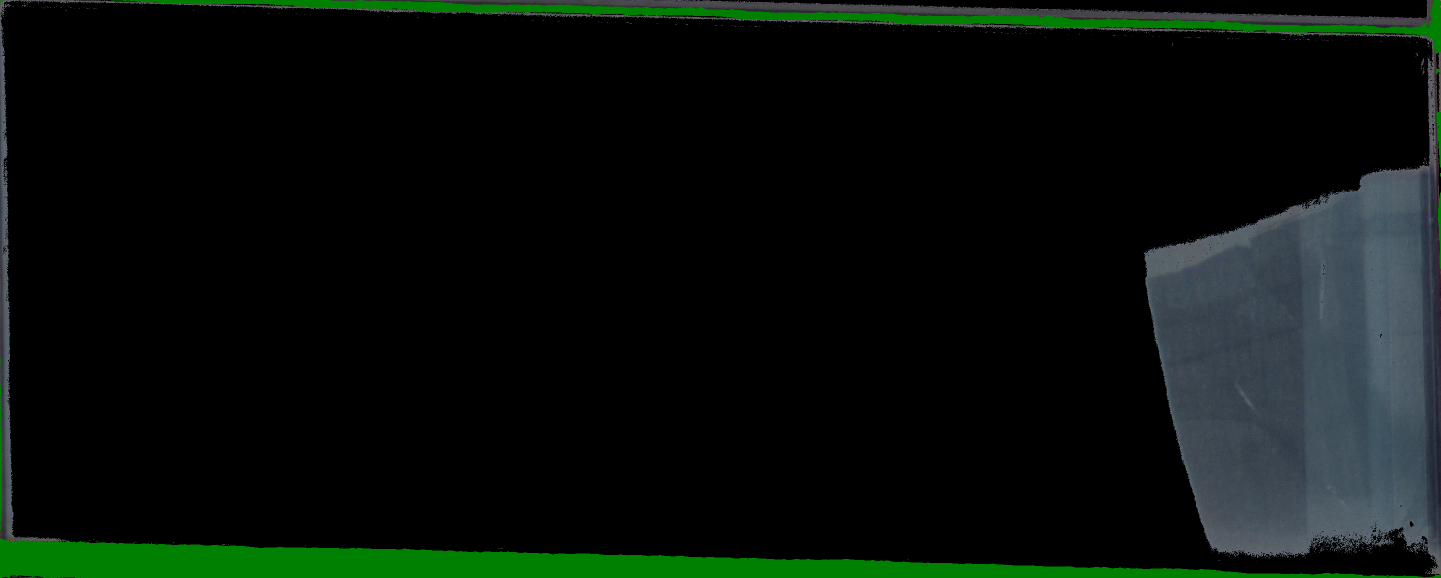
#> input picture 分割玻璃的处理/split/s1.png, 2881 x 1156 px, given in place of split1.png, which was not available (shown at 1/2 size)
$ python match.py
#> lines starting #> are read from the running program, lines starting #| are printed output that depends on the picture; after the words box and inside, x2 and y2 are one past the last pixel; in counts of white or black regions, pixels touching at a corner belong together; pictures that were not available may be replaced by others from this repository, and a replacement may not be noted
#> further down, image is the input picture: shape (1156, 2881, 3); mean B, G, R 11.5, 16.3, 8.9
### 分割玻璃的处理/split.py
"""
该脚本用于分割出图像中每一扇窗户。只保留完整的窗户。
"""

import cv2


def split_glass_wall(image):
    """
    该函数用于将玻璃幕墙图像分割为一扇扇窗户。

    参数:
    - image: 玻璃幕墙图像（已完成反射分割和边框检测）。

    返回值:
    - cropped_images: 裁剪后的窗户图像列表。
    - cropped_positions: 裁剪后的窗户位置信息 (x, y) 列表。
    - adjacency_dict: 图片的邻接关系字典。
    """

    # 转换为灰度图
    gray_image = cv2.cvtColor(image, cv2.COLOR_BGR2GRAY)
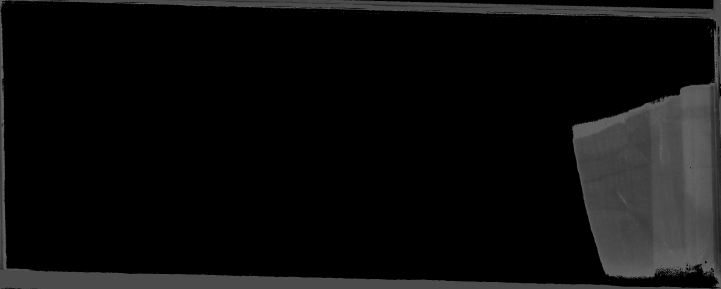
#> gray_image: shape (1156, 2881) (shown at 1/4 size); min 0, max 103, mean 13.5

    # 阈值化处理 (green has medium intensity on grayscale)
    _, thresh = cv2.threshold(gray_image, 0, 255, cv2.THRESH_BINARY)
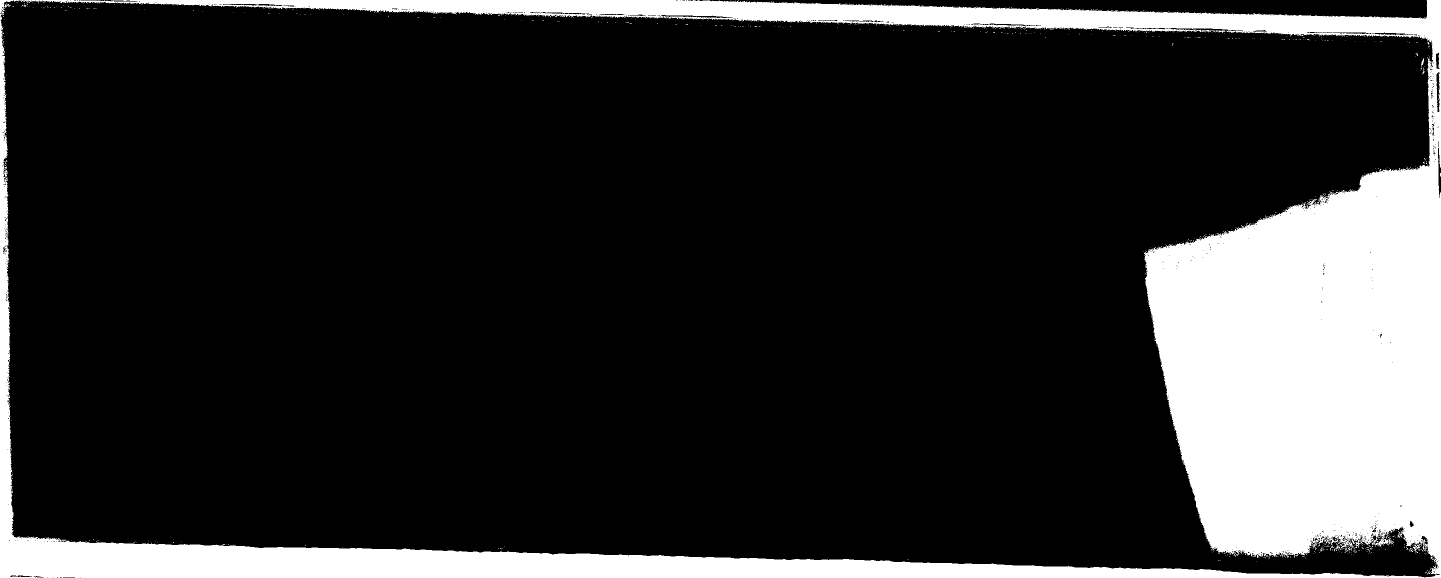
#> thresh: shape (1156, 2881) (shown at 1/2 size); 17.8% white; 611 white regions (604 under 20 px)

    # 树检索方法去查询轮廓
    contours, _ = cv2.findContours(thresh, cv2.RETR_TREE, cv2.CHAIN_APPROX_NONE)
#> contours = 1452 contours, 1402 with area under 20; largest, box (x1, y1, x2, y2) and area: (0, 0, 2881, 1156) 3297718, (0, 0, 2881, 1156) 2712973, (1321, 29, 1466, 37) 473, (2872, 143, 2880, 225) 434, (445, 7, 566, 13) 362
    contours = [c for c in contours]

    # 定义了一个函数来过滤掉面积小于指定最小值的轮廓。
    def filter_contours_by_area(contours, min_area):
        return [c for c in contours if cv2.contourArea(c) > min_area]

    # 找到面积最大的轮廓并删除它
    max_contour = max(contours, key=cv2.contourArea)
#> max_contour = contour of 8479 points, box (x1, y1, x2, y2) (0, 0, 2881, 1156), area 3297718
    contours = [c for c in contours if c is not max_contour]
#> contours = 1451 contours, 1402 with area under 20; largest, box (x1, y1, x2, y2) and area: (0, 0, 2881, 1156) 2712973, (1321, 29, 1466, 37) 473, (2872, 143, 2880, 225) 434, (445, 7, 566, 13) 362, (1946, 46, 2063, 53) 332

    # 使用删除后的最大面积作为新的面积标准
    max_area = cv2.contourArea(max(contours, key=cv2.contourArea))
#> max_area = 2712973
    min_area = 0.9 * max_area  # 90% of the max contour area
#> min_area = 2441675.7

    filtered_contours = filter_contours_by_area(contours, min_area)
#> filtered_contours = 1 contour; box (x1, y1, x2, y2) and area: (0, 0, 2881, 1156) 2712973

    # 存储裁剪窗户的位置信息(x, y)
    cropped_positions = []

    def crop_image_by_contour(image, contour):
        x, y, w, h = cv2.boundingRect(contour)
        cropped_positions.append((x, y))
        return image[y:y + h, x:x + w]

    cropped_images = [crop_image_by_contour(image, c) for c in filtered_contours]
#> cropped_images = 1 item

    # --------------------相邻性判断-------------------------------------
    # 判断box2相对于box1的方向
    # [25 lines left out: functions are_adjacent, invert_direction, not called in this run]

    bounding_boxes = [cv2.boundingRect(c) for c in filtered_contours]
#> bounding_boxes = [(0, 0, 2881, 1156)]

    # 利用字典存储相邻的信息及其位置关系
    adjacency_dict = {i: {'left': [], 'right': [], 'up': [], 'down': []} for i in range(len(bounding_boxes))}
#> adjacency_dict = 1 item

    for i in range(len(bounding_boxes)):
        for j in range(i + 1, len(bounding_boxes)):
            direction = are_adjacent(bounding_boxes[i], bounding_boxes[j])
            if direction:
                adjacency_dict[i][direction].append(j)
                adjacency_dict[j][invert_direction(direction)].append(i)
#> this loop made 1 pass

    return cropped_images, cropped_positions, adjacency_dict


# [26 lines that do not run on import are left out]

    # [5 lines of commented-out code are left out]

### 分割玻璃的处理/crop.py
"""
该脚本用于裁剪掉图像中可能存在的绿色窗框部分，方便计算反射边缘坐标。
"""

import cv2
import numpy as np


def crop_green_edges(image):
    """
    该函数用于裁剪掉分割图像中可能存在的绿色窗框部分。

    参数:
    - image: 分割后的图像。

    返回值:
    - cropped_image: 裁剪掉绿色窗框的图像。
    - relative_position: 相对位置信息 (relative_x, relative_y)。
    """

    # 将图像转换为HSV色彩空间
    hsv = cv2.cvtColor(image, cv2.COLOR_BGR2HSV)

    # 定义绿色范围
    lower_green = np.array([35, 50, 50])
    upper_green = np.array([85, 255, 255])

    # 创建掩码
    mask = cv2.inRange(hsv, lower_green, upper_green)

    # 找到绿色边缘的坐标
    up_edge = 0
    down_edge = image.shape[0]
    left_edge = 0
    right_edge = image.shape[1]

    # 上边缘
    for i in range(int(0.1 * image.shape[0])):
        if np.any(mask[i]):
            up_edge = i

    # 下边缘
    for i in range(image.shape[0]-1, int(0.9 * image.shape[0]), -1):
        if np.any(mask[i]):
            down_edge = i

    # 左边缘
    for i in range(int(0.08 * image.shape[1])):
        if np.any(mask[:, i]):
            left_edge = i

    # 右边缘
    for i in range(image.shape[1]-1, int(0.92 * image.shape[1]), -1):
        if np.any(mask[:, i]):
            right_edge = i

    # 偏移
    offset = 14

    # 裁剪图像
    cropped_image = image[up_edge + offset:down_edge - offset, left_edge + offset:right_edge - offset]

    # 相对位置信息
    relative_x = left_edge + offset
    relative_y = up_edge + offset
    w = right_edge - left_edge - 2 * offset
    h = down_edge - up_edge - 2 * offset
    relative_position = (relative_x, relative_y)

    return cropped_image, relative_position


# 测试
# [15 lines that do not run on import are left out]

### 分割玻璃的处理/edge.py
"""
该脚本用于计算反射图像在各边缘上的位置坐标。
"""

import cv2
import matplotlib.pyplot as plt


def detect_reflected_edges(image):
    """
    该函数用于裁剪掉分割图像中可能存在的绿色窗框部分。

    参数:
    - image: 分割且切除绿色边框后的图像。

    返回值:
    - edges: 反射图像在各边缘的坐标范围字典
    - image: 包含轮廓的图像。
    """

    # 将图像转换为灰度图
    gray = cv2.cvtColor(image, cv2.COLOR_BGR2GRAY)

    # otsu图像分割为前景和背景
    ret1, th1 = cv2.threshold(gray, 0, 255, cv2.THRESH_OTSU)

    # 找到图像的轮廓
    contours, _ = cv2.findContours(th1, cv2.RETR_EXTERNAL, cv2.CHAIN_APPROX_SIMPLE)

    # 记录反射图像的边缘坐标
    edges = {'up': [], 'left': [], 'down': [], 'right': []}

    # 遍历轮廓
    for contour in contours:
        # 初始化边缘点
        up_points = []
        down_points = []
        left_points = []
        right_points = []

        for point in contour[:, 0]:  # 遍历轮廓上的点
            x, y = point[0], point[1]

            # 判断边缘方向
            if y == 0:
                up_points.append(x)
            elif y == image.shape[0] - 1:
                down_points.append(x)
            if x == 0:
                left_points.append(y)
            elif x == image.shape[1] - 1:
                right_points.append(y)

        # 更新边缘范围
        if up_points:
            min_x, max_x = min(up_points), max(up_points)
            if max_x - min_x >= 4:
                edges['up'].append((min_x, max_x))
        if left_points:
            min_y, max_y = min(left_points), max(left_points)
            if max_y - min_y >= 4:
                edges['left'].append((min_y, max_y))
        if down_points:
            min_x, max_x = min(down_points), max(down_points)
            if max_x - min_x >= 4:
                edges['down'].append((min_x, max_x))
        if right_points:
            min_y, max_y = min(right_points), max(right_points)
            if max_y - min_y >= 4:
                edges['right'].append((min_y, max_y))

    # 绘制轮廓
    cv2.drawContours(image, contours, -1, (0, 255, 0), 2)

    return edges, image


# 测试
# [21 lines that do not run on import are left out]

### 分割玻璃的处理/match.py
"""
！！！未完成！！！
该脚本用于读取玻璃幕墙图像，判断相邻玻璃反射图像边缘坐标范围是否匹配。
"""

import cv2
from split import split_glass_wall
from crop import crop_green_edges
from edge import detect_reflected_edges


def match_two_edge(all_edges, adjacents, positions, idx, direction, tolerance=4):
    """
    该函数用于比较两个相邻玻璃的反射边缘是否一致。

    参数:
    - all_edges: 所有玻璃的边缘反射图像坐标。
    - adjacents: 当前玻璃的邻接关系。
    - positions: 所有玻璃的绝对位置。
    - idx:       当前玻璃的边缘反射图像坐标。
    - direction: 当前玻璃需要检测的边缘方向。
    - tolerance: 允许的误差范围，默认值为4

    返回值:
    - 反射边缘一致返回 True，不一致返回 False，没有邻接玻璃返回 None
    """

    # 计算反方西
    if direction == 'up':
        opposite_direction = 'down'
    elif direction == 'down':
        opposite_direction = 'up'
    elif direction == 'left':
        opposite_direction = 'right'
    elif direction == 'right':
        opposite_direction = 'left'
    else:
        return

    # 检查两个边缘是否有邻接
    for adjacent in adjacents[direction]:
        # 只检测坐标大于当前图像的，避免重复检测
        if adjacent > idx:
            # 打印当前窗户和邻接窗户边缘坐标（测试）
            print(all_edges[idx])
            print(all_edges[adjacent])

            # 当前图片反射图像存在direction边缘
            if len(all_edges[idx][direction]):
                # 邻接图片反射图像存在opposite_direction边缘
                if len(all_edges[adjacent][opposite_direction]):
                    # 比较两个邻接窗户的反射边缘相对横坐标
                    if direction == 'up' or direction == 'down':
                        # 现在只考虑边缘只有一组范围的情况，如果测试中发现可能有多段范围，再进行修改！！！
                        cur_edge_l, cur_edge_r = all_edges[idx][direction][0]
                        adj_edge_l, adj_edge_r = all_edges[adjacent][opposite_direction][0]
                        # 两个邻接窗户的横坐标
                        cur_cropped_x, _ = positions[idx]
                        adj_cropped_x, _ = positions[adjacent]
                        # 两个邻接窗户的反射边缘绝对横坐标
                        cur_l = cur_edge_l + cur_cropped_x
                        cur_r = cur_edge_r + cur_cropped_x
                        adj_l = adj_edge_l + adj_cropped_x
                        adj_r = adj_edge_r + adj_cropped_x
                        # 比较横坐标范围是否一致
                        if abs(cur_l - adj_l) < tolerance and abs(cur_r - adj_r) < tolerance:
                            return True
                        else:
                            return False

                    # 比较两个邻接窗户的反射边缘相对纵坐标
                    else:
                        # 现在只考虑边缘只有一组范围的情况，如果测试中发现可能有多段范围，再进行修改！！！
                        cur_edge_u, cur_edge_d = all_edges[idx][direction][0]
                        adj_edge_u, adj_edge_d = all_edges[adjacent][opposite_direction][0]
                        # 两个邻接窗户的纵坐标
                        _, cur_cropped_y = positions[idx]
                        _, adj_cropped_y = positions[adjacent]
                        # 两个邻接窗户的反射边缘绝对横坐标
                        cur_u = cur_edge_u + cur_cropped_y
                        cur_d = cur_edge_d + cur_cropped_y
                        adj_u = adj_edge_u + adj_cropped_y
                        adj_d = adj_edge_d + adj_cropped_y
                        # 比较横坐标范围是否一致
                        if abs(cur_u - adj_u) < tolerance and abs(cur_d - adj_d) < tolerance:
                            return True
                        else:
                            return False

                # 邻接图片反射图像不存在opposite_direction边缘
                else:
                    cur_edge_f, cur_edge_b = all_edges[idx][direction][0]
                    # 如果当前窗户边缘坐标范围小于误差允许
                    if abs(cur_edge_f - cur_edge_b) < tolerance:
                        return True
                    else:
                        return False

            # 当前图片反射图像不存在direction边缘
            else:
                # 邻接图片反射图像存在opposite_direction边缘
                if len(all_edges[adjacent][opposite_direction]):
                    adj_edge_f, adj_edge_b = all_edges[adjacent][opposite_direction][0]
                    # 如果邻接窗户边缘坐标范围小于误差允许
                    if abs(adj_edge_f - adj_edge_b) < tolerance:
                        return True
                    else:
                        return False

                # 邻接图片反射图像不存在opposite_direction边缘
                else:
                    return True
        return


def match_reflected_edges(image):
    # 获取分割后的玻璃图像并得到邻接关系字典
    cropped_images, cropped_positions, adjacency_dict = split_glass_wall(image)
#> cropped_images = 1 item; cropped_positions = [(0, 0)]; adjacency_dict = 1 item

    # 各玻璃的位置信息
    positions = []

    # 存储每个分割后图像的反射图像边缘坐标范围信息
    all_edges = {}

    for idx, img in enumerate(cropped_images):
        # 切除绿色边框
        cropped_img, relative_position = crop_green_edges(img)

        # 计算位置信息
        x, y = cropped_positions[idx]
        relative_x, relative_y = relative_position
        positions.append((x + relative_x, y + relative_y))

        # 获取反射图像边缘信息
        edges, _ = detect_reflected_edges(cropped_img)

        # 存储edges信息
        all_edges[idx] = edges
#> this loop made 1 pass
#> (lower_green in crop_green_edges, upper_green in crop_green_edges, offset in crop_green_edges, relative_x) on pass 1: ([35, 50, 50], [85, 255, 255], 14, 243)
#> pass 1, in crop_green_edges, `mask = cv2.inRange(hsv, lower_green, upper_green)`:
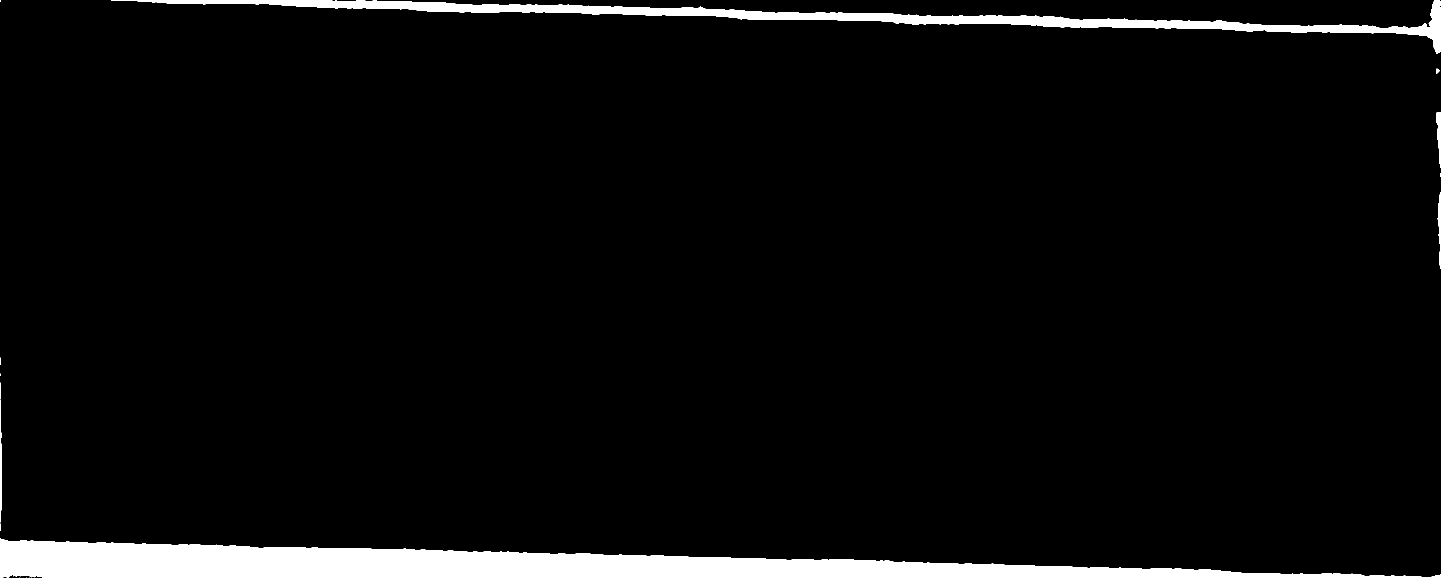
#> mask: shape (1156, 2881) (shown at 1/2 size); 4.7% white; 20 white regions (12 under 20 px), largest, box (x1, y1, x2, y2) and area: (0, 1077, 2881, 1156) 115485, (222, 0, 2881, 108) 39491, (0, 799, 4, 1045) 614
#> pass 1, in crop_green_edges, `cropped_image = image[up_edge + offset:down_edge - offset, left_edge +..`:
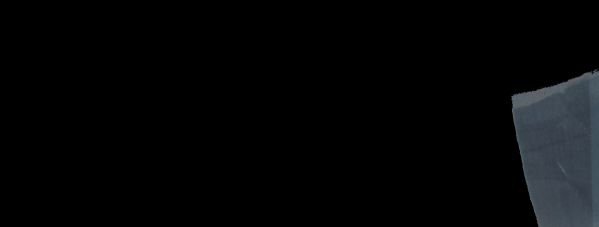
#> cropped_image: shape (906, 2394, 3) (shown at 1/4 size); mean of channels 0, 1, 2 6.8, 6, 5.1; drawn as B, G, R
#> after the loop, all_edges = 1 item; positions = [(243, 121)]

    # 打印位置信息（测试）
    print("所有玻璃位置信息（左上角坐标）：", positions)
#| 所有玻璃位置信息（左上角坐标）： [(243, 121)]

    # 比较相邻图像的反射图像边缘坐标范围是否一致
    for idx in range(len(adjacency_dict)):
        # 得到该图像的邻接关系
        adjacents = adjacency_dict[idx]

        # 检查上侧是否有邻接
        result = match_two_edge(all_edges, adjacents, positions, idx, 'up')
        if result is True:
            print("第", idx, "号和第", adjacents['up'][0], "号玻璃反射边缘一致")
        elif result is False:
            print("第", idx, "号和第", adjacents['up'][0], "号玻璃反射边缘不一致")

        # 检查下侧是否有邻接
        result = match_two_edge(all_edges, adjacents, positions, idx, 'down')
        if result is True:
            print("第", idx, "号和第", adjacents['down'][0], "号玻璃反射边缘一致")
        elif result is False:
            print("第", idx, "号和第", adjacents['down'][0], "号玻璃反射边缘不一致")

        # 检查左侧是否有邻接
        result = match_two_edge(all_edges, adjacents, positions, idx, 'left')
        if result is True:
            print("第", idx, "号和第", adjacents['left'][0], "号玻璃反射边缘一致")
        elif result is False:
            print("第", idx, "号和第", adjacents['left'][0], "号玻璃反射边缘不一致")

        # 检查右侧是否有邻接
        result = match_two_edge(all_edges, adjacents, positions, idx, 'right')
        if result is True:
            print("第", idx, "号和第", adjacents['right'][0], "号玻璃反射边缘一致")
        elif result is False:
            print("第", idx, "号和第", adjacents['right'][0], "号玻璃反射边缘不一致")
#> this loop made 1 pass


if __name__ == "__main__":
    file_path = "data/split1.png"
    image = cv2.imread(file_path)
    match_reflected_edges(image)
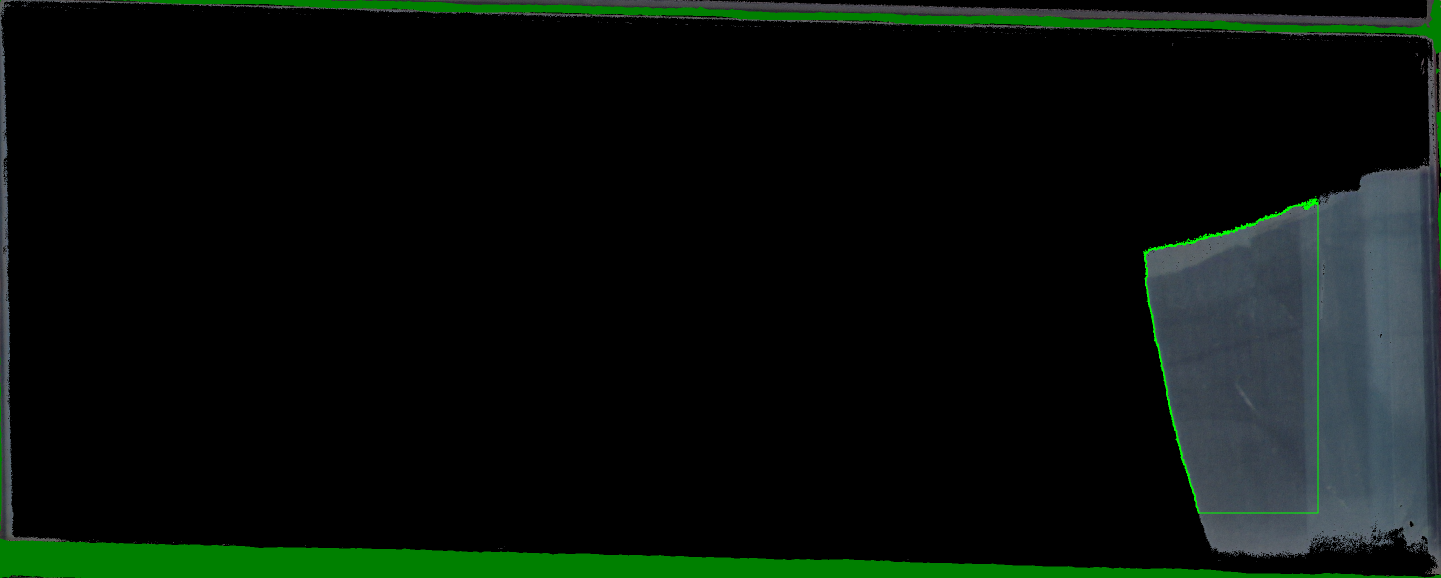
#> image: shape (1156, 2881, 3) (shown at 1/2 size); 0.18% of pixels changed, all inside (x1, y1, x2, y2) = (2286, 392, 2637, 1027)
